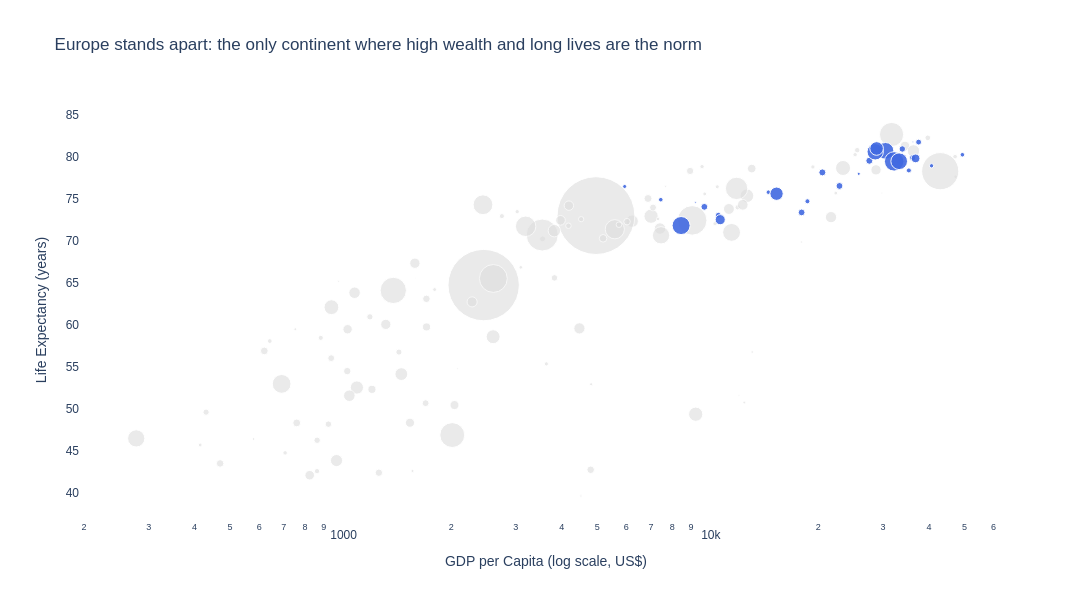

The cell this chart's notebook holds for it:
### Markdown cell above
## Task 2 — Model Answer

### Code cell
# Step 1: prep data
highlight = 'Europe'
df07 = df.loc[df['year'] == 2007].copy()
df07['color_role'] = df07['continent'].apply(lambda c: 'Europe' if c == highlight else 'Other')


# Step 1: Plotly Express base chart
fig = px.scatter(
    data_frame=df07,
    x='gdpPercap',
    y='lifeExp',
    size='pop',                    # bubble size encodes population
    color='color_role',                    # 'Europe' → blue, 'Other' → grey
    hover_name='country',
    title='Europe stands apart: the only continent where high wealth and long lives are the norm',
    hover_data={'lifeExp': ':.1f', 'gdpPercap': ':,.0f', 'color_role':False, 'pop':':,' },
    labels={'gdpPercap': 'GDP per Capita (log scale, US$)', 'lifeExp': 'Life Expectancy (years)', 'pop': 'Population'},
    color_discrete_map={'Europe': 'royalblue', 'Other': '#DDDDDD'},
    category_orders={'color_role': ['Other', 'Europe']},  # Other drawn first, Europe on top
    log_x=True,
    size_max=55,
    height=600, width=1300,
    template='plotly_white',
    opacity=0.6
    
)

# Step 3: additional customisation

fig.update_traces(
    selector=dict(name='Europe'),
    marker=dict(opacity=0.9))

fig.update_layout(
    showlegend=False,
    font=dict(family='Arial', size=12),
    xaxis=dict(showgrid=False),
    yaxis=dict(showgrid=False))



fig.show()

### Figure 1 — Plotly figure (JSON) as saved in the notebook; plotly's stock layout.template omitted (floating-point values rounded to 4 significant figures; data arrays with more than 128 entries replaced by an {"elided": "..."} marker saying what was removed)
{"data": [{"customdata": {"elided": "112x2 mixed values"}, "hovertemplate": "<b>%{hovertext}</b><br><br>GDP per Capita (log scale, US$)=%{x:,.0f}<br>Life Expectancy (years)=%{y:.1f}<br>Population=%{customdata[1]:,}<extra></extra>", "hovertext": ["Afghanistan", "Algeria", "Angola", "Argentina", "Australia", "Bahrain", "Bangladesh", "Benin", "Bolivia", "Botswana", "Brazil", "Burkina Faso", "Burundi", "Cambodia", "Cameroon", "Canada", "Central African Republic", "Chad", "Chile", "China", "Colombia", "Comoros", "Congo, Dem. Rep.", "Congo, Rep.", "Costa Rica", "Cote d'Ivoire", "Cuba", "Djibouti", "Dominican Republic", "Ecuador", "Egypt", "El Salvador", "Equatorial Guinea", "Eritrea", "Ethiopia", "Gabon", "Gambia", "Ghana", "Guatemala", "Guinea", "Guinea-Bissau", "Haiti", "Honduras", "Hong Kong, China", "India", "Indonesia", "Iran", "Iraq", "Israel", "Jamaica", "Japan", "Jordan", "Kenya", "Korea, Dem. Rep.", "Korea, Rep.", "Kuwait", "Lebanon", "Lesotho", "Liberia", "Libya", "Madagascar", "Malawi", "Malaysia", "Mali", "Mauritania", "Mauritius", "Mexico", "Mongolia", "Morocco", "Mozambique", "Myanmar", "Namibia", "Nepal", "New Zealand", "Nicaragua", "Niger", "Nigeria", "Oman", "Pakistan", "Panama", "Paraguay", "Peru", "Philippines", "Puerto Rico", "Reunion", "Rwanda", "Sao Tome and Principe", "Saudi Arabia", "Senegal", "Sierra Leone", "Singapore", "Somalia", "South Africa", "Sri Lanka", "Sudan", "Swaziland", "Syria", "Taiwan", "Tanzania", "Thailand", "Togo", "Trinidad and Tobago", "Tunisia", "Uganda", "United States", "Uruguay", "Venezuela", "Vietnam", "West Bank and Gaza", "Yemen, Rep.", "Zambia", "Zimbabwe"], "legendgroup": "Other", "marker": {"color": "#DDDDDD", "opacity": 0.6, "size": [31889923, 33333216, 12420476, 40301927, 20434176, 708573, 150448339, 8078314, 9119152, 1639131, 190010647, 14326203, 8390505, 14131858, 17696293, 33390141, 4369038, 10238807, 16284741, 1318683096, 44227550, 710960, 64606759, 3800610, 4133884, 18013409, 11416987, 496374, 9319622, 13755680, 80264543, 6939688, 551201, 4906585, 76511887, 1454867, 1688359, 22873338, 12572928, 9947814, 1472041, 8502814, 7483763, 6980412, 1110396331, 223547000, 69453570, 27499638, 6426679, 2780132, 127467972, 6053193, 35610177, 23301725, 49044790, 2505559, 3921278, 2012649, 3193942, 6036914, 19167654, 13327079, 24821286, 12031795, 3270065, 1250882, 108700891, 2874127, 33757175, 19951656, 47761980, 2055080, 28901790, 4115771, 5675356, 12894865, 135031164, 3204897, 169270617, 3242173, 6667147, 28674757, 91077287, 3942491, 798094, 8860588, 199579, 27601038, 12267493, 6144562, 4553009, 9118773, 43997828, 20378239, 42292929, 1133066, 19314747, 23174294, 38139640, 65068149, 5701579, 1056608, 10276158, 29170398, 301139947, 3447496, 26084662, 85262356, 4018332, 22211743, 11746035, 12311143], "sizemode": "area", "sizeref": 435900.0, "symbol": "circle"}, "mode": "markers", "name": "Other", "orientation": "v", "showlegend": true, "type": "scatter", "x": [974.6, 6223.0, 4797.0, 12780.0, 34440.0, 29800.0, 1391.0, 1441.0, 3822.0, 12570.0, 9066.0, 1217.0, 430.1, 1714.0, 2042.0, 36320.0, 706.0, 1704.0, 13170.0, 4959.0, 7007.0, 986.1, 277.6, 3633.0, 9645.0, 1545.0, 8948.0, 2082.0, 6025.0, 6873.0, 5581.0, 5728.0, 12150.0, 641.4, 690.8, 13210.0, 752.7, 1328.0, 5186.0, 942.7, 579.2, 1202.0, 3548.0, 39720.0, 2452.0, 3541.0, 11610.0, 4471.0, 25520.0, 7321.0, 31660.0, 4519.0, 1463.0, 1593.0, 23350.0, 47310.0, 10460.0, 1569.0, 414.5, 12060.0, 1045.0, 759.3, 12450.0, 1043.0, 1803.0, 10960.0, 11980.0, 3096.0, 3820.0, 823.7, 944, 4811.0, 1091.0, 25190.0, 2749.0, 619.7, 2014.0, 22320.0, 2606.0, 9809.0, 4173.0, 7409.0, 3190.0, 19330.0, 7670.0, 863.1, 1598.0, 21650.0, 1712.0, 862.5, 47140.0, 926.1, 9270.0, 3970.0, 2602.0, 4513.0, 4185.0, 28720.0, 1107.0, 7458.0, 883.0, 18010.0, 7093.0, 1056.0, 42950.0, 10610.0, 11420.0, 2442.0, 3025.0, 2281.0, 1271.0, 469.7], "xaxis": "x", "y": [43.83, 72.3, 42.73, 75.32, 81.23, 75.64, 64.06, 56.73, 65.55, 50.73, 72.39, 52.3, 49.58, 59.72, 50.43, 80.65, 44.74, 50.65, 78.55, 72.96, 72.89, 65.15, 46.46, 55.32, 78.78, 48.33, 78.27, 54.79, 72.23, 74.99, 71.34, 71.88, 51.58, 58.04, 52.95, 56.73, 59.45, 60.02, 70.26, 56.01, 46.39, 60.92, 70.2, 82.21, 64.7, 70.65, 70.96, 59.55, 80.75, 72.57, 82.6, 72.53, 54.11, 67.3, 78.62, 77.59, 71.99, 42.59, 45.68, 73.95, 59.44, 48.3, 74.24, 54.47, 64.16, 72.8, 76.19, 66.8, 71.16, 42.08, 62.07, 52.91, 63.78, 80.2, 72.9, 56.87, 46.86, 75.64, 65.48, 75.54, 71.75, 71.42, 71.69, 78.75, 76.44, 46.24, 65.53, 72.78, 63.06, 42.57, 79.97, 48.16, 49.34, 72.4, 58.56, 39.61, 74.14, 78.4, 52.52, 70.62, 58.42, 69.82, 73.92, 51.54, 78.24, 76.38, 73.75, 74.25, 73.42, 62.7, 42.38, 43.49], "yaxis": "y"}, {"customdata": [["Europe", 3600523], ["Europe", 8199783], ["Europe", 10392226], ["Europe", 4552198], ["Europe", 7322858], ["Europe", 4493312], ["Europe", 10228744], ["Europe", 5468120], ["Europe", 5238460], ["Europe", 61083916], ["Europe", 82400996], ["Europe", 10706290], ["Europe", 9956108], ["Europe", 301931], ["Europe", 4109086], ["Europe", 58147733], ["Europe", 684736], ["Europe", 16570613], ["Europe", 4627926], ["Europe", 38518241], ["Europe", 10642836], ["Europe", 22276056], ["Europe", 10150265], ["Europe", 5447502], ["Europe", 2009245], ["Europe", 40448191], ["Europe", 9031088], ["Europe", 7554661], ["Europe", 71158647], ["Europe", 60776238]], "hovertemplate": "<b>%{hovertext}</b><br><br>GDP per Capita (log scale, US$)=%{x:,.0f}<br>Life Expectancy (years)=%{y:.1f}<br>Population=%{customdata[1]:,}<extra></extra>", "hovertext": ["Albania", "Austria", "Belgium", "Bosnia and Herzegovina", "Bulgaria", "Croatia", "Czech Republic", "Denmark", "Finland", "France", "Germany", "Greece", "Hungary", "Iceland", "Ireland", "Italy", "Montenegro", "Netherlands", "Norway", "Poland", "Portugal", "Romania", "Serbia", "Slovak Republic", "Slovenia", "Spain", "Sweden", "Switzerland", "Turkey", "United Kingdom"], "legendgroup": "Europe", "marker": {"color": "royalblue", "opacity": 0.9, "size": [3600523, 8199783, 10392226, 4552198, 7322858, 4493312, 10228744, 5468120, 5238460, 61083916, 82400996, 10706290, 9956108, 301931, 4109086, 58147733, 684736, 16570613, 4627926, 38518241, 10642836, 22276056, 10150265, 5447502, 2009245, 40448191, 9031088, 7554661, 71158647, 60776238], "sizemode": "area", "sizeref": 435900.0, "symbol": "circle"}, "mode": "markers", "name": "Europe", "orientation": "v", "showlegend": true, "type": "scatter", "x": [5937.0, 36130.0, 33690.0, 7446.0, 10680.0, 14620.0, 22830.0, 35280.0, 33210.0, 30470.0, 32170.0, 27540.0, 18010.0, 36180.0, 40680.0, 28570.0, 9254.0, 36800.0, 49360.0, 15390.0, 20510.0, 10810.0, 9787.0, 18680.0, 25770.0, 28820.0, 33860.0, 37510.0, 8458.0, 33200.0], "xaxis": "x", "y": [76.42, 79.83, 79.44, 74.85, 73.0, 75.75, 76.49, 78.33, 79.31, 80.66, 79.41, 79.48, 73.34, 81.76, 78.89, 80.55, 74.54, 79.76, 80.2, 75.56, 78.1, 72.48, 74.0, 74.66, 77.93, 80.94, 80.88, 81.7, 71.78, 79.42], "yaxis": "y"}], "layout": {"font": {"family": "Arial", "size": 12}, "height": 600, "legend": {"itemsizing": "constant", "title": {"text": "color_role"}, "tracegroupgap": 0}, "showlegend": false, "title": {"text": "Europe stands apart: the only continent where high wealth and long lives are the norm"}, "width": 1300, "xaxis": {"anchor": "y", "autorange": true, "domain": [0, 1], "range": [2.295, 4.827], "showgrid": false, "title": {"text": "GDP per Capita (log scale, US$)"}, "type": "log"}, "yaxis": {"anchor": "x", "autorange": true, "domain": [0, 1], "range": [36.76, 86.71], "showgrid": false, "title": {"text": "Life Expectancy (years)"}, "type": "linear"}}}
